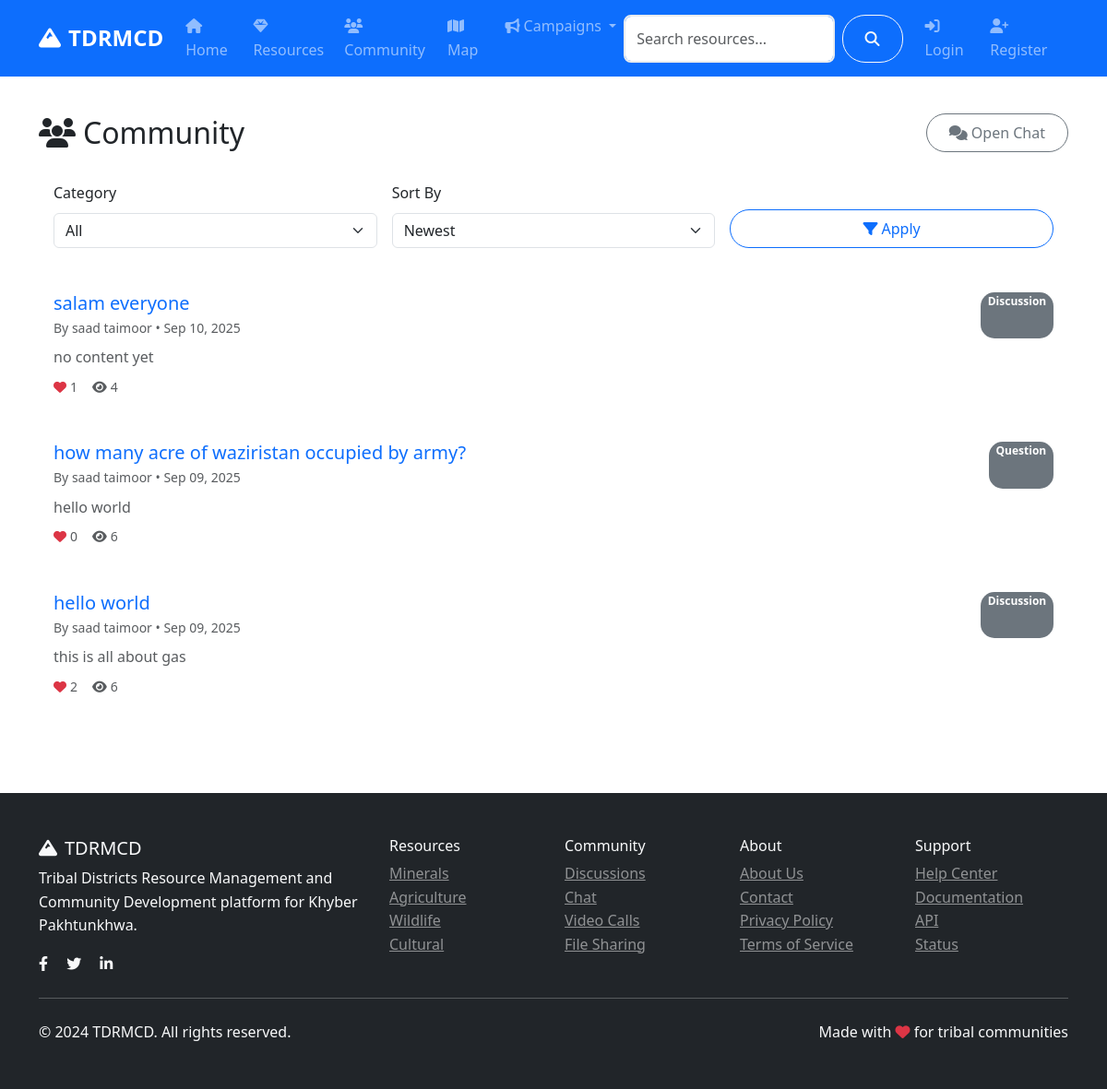
/community/, run on the app's committed database.
### models.py (models this page shows, shortened)
class CommunityPost(db.Model):
    id = db.Column(db.Integer, primary_key=True)
    title = db.Column(db.String(200), nullable=False)
    content = db.Column(db.Text, nullable=False)
    category = db.Column(db.String(50), nullable=False)  # discussion, question, announcement
    tags = db.Column(db.String(200))
    image_url = db.Column(db.String(200))
    likes = db.Column(db.Integer, default=0)
    views = db.Column(db.Integer, default=0)
    author_id = db.Column(db.Integer, db.ForeignKey('user.id'), nullable=False)
    created_at = db.Column(db.DateTime, default=datetime.utcnow)
    updated_at = db.Column(db.DateTime, default=datetime.utcnow, onupdate=datetime.utcnow)
    comments = db.relationship('Comment', backref='post', lazy='dynamic', cascade='all, delete-orphan')
    likes_relation = db.relationship('PostLike', backref='post', lazy='dynamic', cascade='all, delete-orphan')

class User(UserMixin, db.Model):
    id = db.Column(db.Integer, primary_key=True)
    username = db.Column(db.String(80), unique=True, nullable=False)
    email = db.Column(db.String(120), unique=True, nullable=False)
    password_hash = db.Column(db.String(120), nullable=False)
    first_name = db.Column(db.String(50), nullable=False)
    last_name = db.Column(db.String(50), nullable=False)
    role = db.Column(db.String(20), default='user')  # user, admin, researcher
    location = db.Column(db.String(100))
    bio = db.Column(db.Text)
    avatar = db.Column(db.String(200), default='default.jpg')
    is_active = db.Column(db.Boolean, default=True)
    created_at = db.Column(db.DateTime, default=datetime.utcnow)
    last_seen = db.Column(db.DateTime, default=datetime.utcnow)
    resources = db.relationship('Resource', backref='author', lazy='dynamic')
    posts = db.relationship('CommunityPost', backref='author', lazy='dynamic')
    chat_messages = db.relationship('ChatMessage', backref='sender', lazy='dynamic')
    file_submissions = db.relationship(
        'FileSubmission',
        foreign_keys='FileSubmission.submitter_id',
        backref='submitter',
        lazy='dynamic'
    )
    reviewed_submissions = db.relationship(
        'FileSubmission',
        foreign_keys='FileSubmission.reviewed_by',
        backref='reviewer_user',
        lazy='dynamic'
    )
    notifications = db.relationship('Notification', backref='user', lazy='dynamic')
    def get_full_name(self):
        return f"{self.first_name} {self.last_name}"

### routes/community.py (the view)
@community_bp.route('/')
def index():
    page = request.args.get('page', 1, type=int)
    category = request.args.get('category', 'all')
    sort_by = request.args.get('sort', 'newest')
    query = CommunityPost.query
    if category != 'all':
        query = query.filter_by(category=category)
    if sort_by == 'newest':
        query = query.order_by(CommunityPost.created_at.desc())
    elif sort_by == 'oldest':
        query = query.order_by(CommunityPost.created_at.asc())
    elif sort_by == 'popular':
        query = query.order_by(CommunityPost.likes.desc())
    elif sort_by == 'most_viewed':
        query = query.order_by(CommunityPost.views.desc())
    posts = query.paginate(
        page=page, per_page=10, error_out=False
    )
    categories = ['discussion', 'question', 'announcement', 'news']
    return render_template('community/index.html',
                         posts=posts,
                         categories=categories,
                         current_category=category,
                         current_sort=sort_by)

### templates/community/index.html (shortened to what this page needs)
{% extends "base.html" %}
{% block content %}
<div class="container py-4">
    <div class="d-flex justify-content-between align-items-center mb-3">
        <h2 class="mb-0"><i class="fas fa-users me-2"></i>Community</h2>
        <div class="d-flex gap-2">
            <a class="btn btn-outline-secondary" href="{{ url_for('community.chat') }}">
                <i class="fas fa-comments me-1"></i>Open Chat
            </a>
        </div>
    </div>
    <div class="card mb-3">
        <div class="card-body">
            <form class="row g-3" method="get" action="{{ url_for('community.index') }}">
                <div class="col-md-4">
                    <label class="form-label">Category</label>
                    <select name="category" class="form-select">
                        <option value="all" {% if current_category == 'all' %}selected{% endif %}>All</option>
                    </select>
                </div>
                <div class="col-md-4">
                    <label class="form-label">Sort By</label>
                    <select name="sort" class="form-select">
                        <option value="newest" {% if current_sort == 'newest' %}selected{% endif %}>Newest</option>
                    </select>
                </div>
                <div class="col-md-4 d-flex align-items-end">
                    <button class="btn btn-outline-primary w-100" type="submit"><i class="fas fa-filter me-1"></i>Apply</button>
                </div>
            </form>
        </div>
    </div>
    <div class="row">
        <div class="col-12">
            {% if posts.items %}
                {% for post in posts.items %}
                <div class="card mb-3">
                    <div class="card-body">
                        <div class="d-flex justify-content-between">
                            <div>
                                <a class="text-decoration-none" href="{{ url_for('community.post_detail', id=post.id) }}">
                                    <h5 class="mb-1">{{ post.title }}</h5>
                                </a>
                                <div class="text-muted small">By {{ post.author.get_full_name() }} • {{ post.created_at.strftime('%b %d, %Y') }}</div>
                            </div>
                            <span class="badge bg-secondary">{{ post.category.title() }}</span>
                        </div>
                        <p class="mt-2 mb-2 text-muted">{{ post.content[:200] }}{% if post.content|length > 200 %}...{% endif %}</p>
                        <div class="d-flex gap-3 text-muted small">
                            <span><i class="fas fa-heart me-1 text-danger"></i>{{ post.likes }}</span>
                            <span><i class="fas fa-eye me-1"></i>{{ post.views }}</span>
                        </div>
                    </div>
                </div>
                {% endfor %}
            {% endif %}
        </div>
    </div>
</div>
{% endblock %}

### static/css/style.css (style rules this page uses)
:root { --primary-color: #007bff; --secondary-color: #6c757d; --success-color: #28a745; --info-color: #17a2b8; --warning-color: #ffc107; --danger-color: #dc3545; --light-color: #f8f9fa; --dark-color: #343a40; }
body { font-family: 'Segoe UI', Tahoma, Geneva, Verdana, sans-serif; line-height: 1.6; }
.card { border: none; border-radius: 10px; transition: all 0.3s ease; }
.btn { border-radius: 25px; padding: 0.5rem 1.5rem; font-weight: 500; transition: all 0.3s ease; cursor: pointer; }
.badge { font-size: 0.75rem; padding: 0.35em 0.65em; border-radius: 15px; }

### data on the page
CommunityPost: title "salam everyone", author.get_full_name "saad taimoor", created_at "Sep 10, 2025", category "Discussion", content "no content yet", likes "1", views "4"
CommunityPost: title "how many acre of waziristan occupied by army?", author.get_full_name "saad taimoor", created_at "Sep 09, 2025", category "Question", content "hello world", likes "0", views "6"
CommunityPost: title "hello world", author.get_full_name "saad taimoor", created_at "Sep 09, 2025", category "Discussion", content "this is all about gas", likes "2", views "6"
